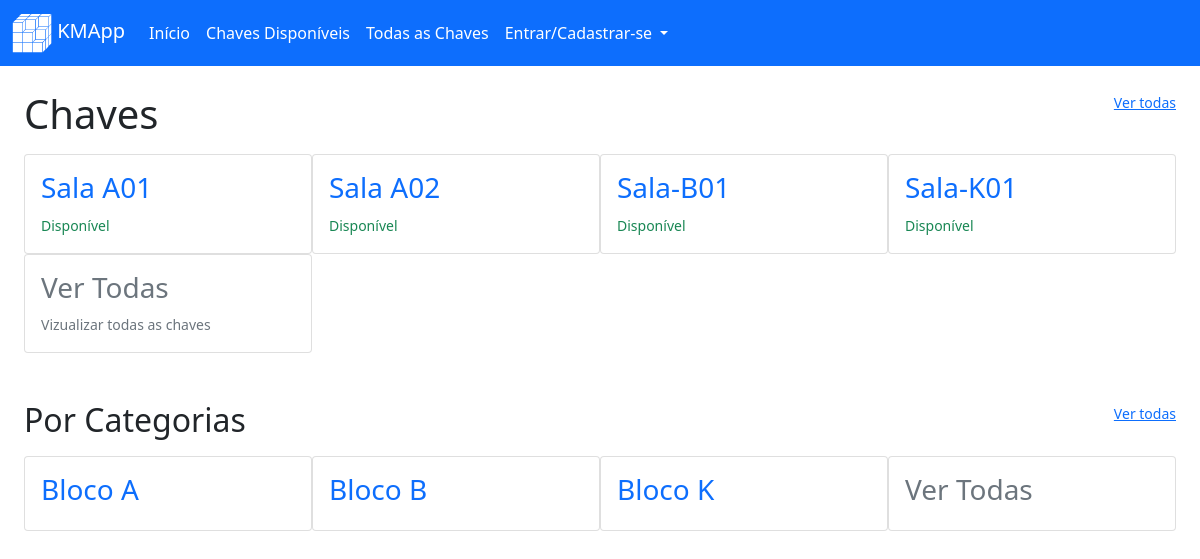
/view/, run on an earlier commit of the app's database.
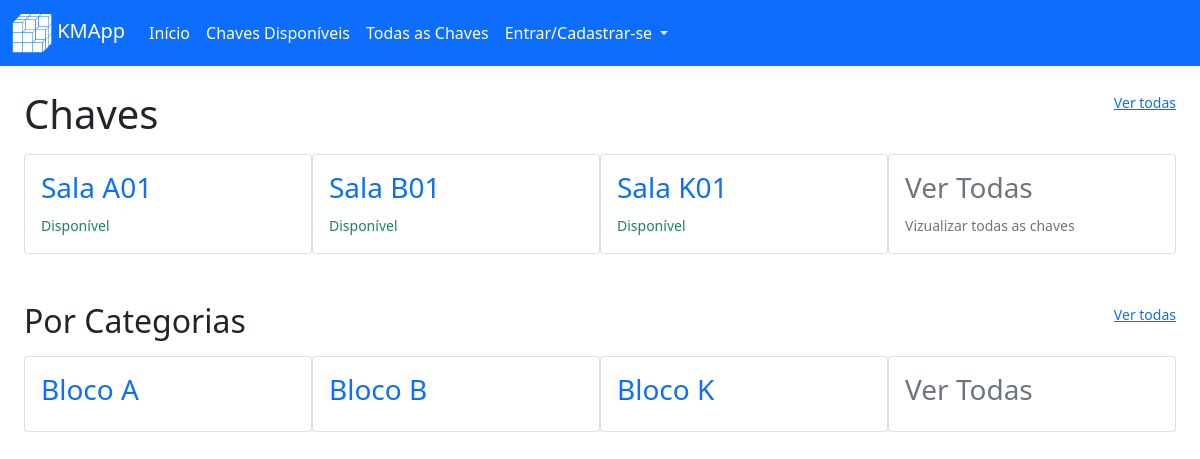
And on a later commit of the database.
### key_manager/models/key.py (models this page shows, shortened)
class Key(db.Model):
    __tablename__ = 'keys'
    id = db.Column(db.Integer, primary_key=True)
    key_category_id = db.Column(db.Integer, db.ForeignKey("categories.id"))
    key_avaliable = db.Column(db.Boolean, default=True)
    name = db.Column(db.String(100), unique=False, nullable=False)
    slug = db.Column(db.String(100), unique=True, nullable=False)
    creation_date = db.Column(db.DateTime, nullable=False, default=datetime.utcnow)

### key_manager/models/category.py (models this page shows, shortened)
class Category(db.Model):
    __tablename__ = 'categories'
    id = db.Column(db.Integer, primary_key=True)
    name = db.Column(db.String(100), unique=False, nullable=False)
    slug = db.Column(db.String(100), unique=True, nullable=False)
    creation_date = db.Column(db.DateTime, nullable=False, default=datetime.utcnow)

### key_manager/routes/views.py (the view)
@view.route("/")
def viewIndex():
    keys = Key.query.filter_by(key_avaliable=True).order_by(Key.name).all()
    cats = Category.query.order_by(Category.name).limit(7)
    return render_template("view/indexView.html", keys=keys, categories=cats, key_names=Key.query, hidden_footer=True, title="Vizualização" )

### key_manager/templates/view/indexView.html
{% extends 'base.html' %}
{% block content %}
<div class="container-fluid">
    <div class="row mt-4">
        <h1 class="col">Chaves</h1>
        <a class="col-auto" href="{{url_for('view.viewAllKeys')}}"><small>Ver todas</small></a>
    </div>
    <div class="card-group row-cols-4 mt-2">
        {% for key in keys %}
        <a class="text-decoration-none" href="{{url_for('view.viewKey', key_slug=key.slug)}}">
            <div class="card">
                <div class="card-body">
                    <h3>{{key.name}}</h3>
                    <small>
                        {% if key.key_avaliable %}
                        <span class="text-success">Disponível</span>
                        {% else %}
                        <span class="text-danger">Em uso</span>
                        {% endif %}
                    </small>
                </div>
            </div>
        </a>
        {% endfor %}
        <a class="text-decoration-none" href="{{url_for('view.viewAllKeys')}}">
            <div class="card">
                <div class="card-body link-secondary">
                    <h3>Ver Todas</h3>
                    <small>Vizualizar todas as chaves</small>
                </div>
            </div>
        </a>
    </div>
    <div class="row mt-5">
        <h2 class="col">Por Categorias</h2>
        <a class="col-auto" href="{{url_for('view.viewAllCategories')}}"><small>Ver todas</small></a>
    </div>
    <div class="card-group row-cols-4 mt-2">
        {% for category in categories %}
        <a class="text-decoration-none" href="{{url_for('view.viewCat', category_slug=category.slug)}}">
            <div class="card">
                <div class="card-body">
                    <h3>{{category.name}}</h3>
                </div>
            </div>
        </a>
        {% endfor %}
        <a class="text-decoration-none" href="{{url_for('view.viewAllCategories')}}">
            <div class="card">
                <div class="card-body link-secondary">
                    <h3>Ver Todas</h3>
                </div>
            </div>
        </a>
    </div>
{% endblock %}

What changed in the data, as far as the page shows it:
removed Key: name "Sala-K01", key_avaliable "Disponível"
changed Key: name "Sala A02" → "Sala B01"
changed Key: name "Sala-B01" → "Sala K01"
